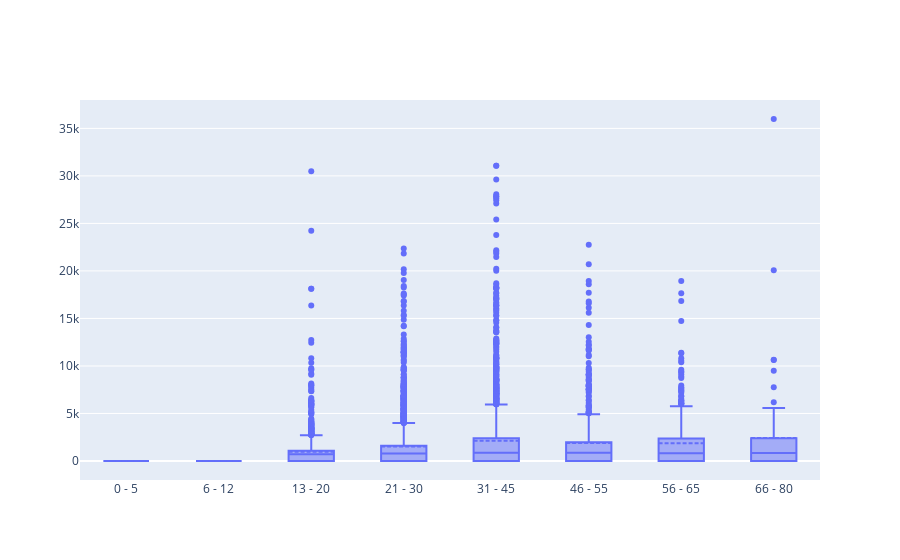

Source (notebook cell):
### Code cell
df["AmenityBillTotal"] = df["RoomService"] + df["FoodCourt"] + df["ShoppingMall"] + df["Spa"] + df["VRDeck"]
fig = go.Figure()
fig.add_trace(go.Box(x=df['AgeRange'],y= df.AmenityBillTotal ,name='Room Service', boxmean = True))

### Figure 1 — Plotly figure (JSON) as saved in the notebook; plotly's stock layout.template omitted (floating-point values rounded to 4 significant figures; data arrays with more than 128 entries replaced by an {"elided": "..."} marker saying what was removed)
{"data": [{"boxmean": true, "name": "Room Service", "type": "box", "x": {"elided": "8693 str values"}, "y": {"elided": "8693 int values"}}], "layout": {}}
